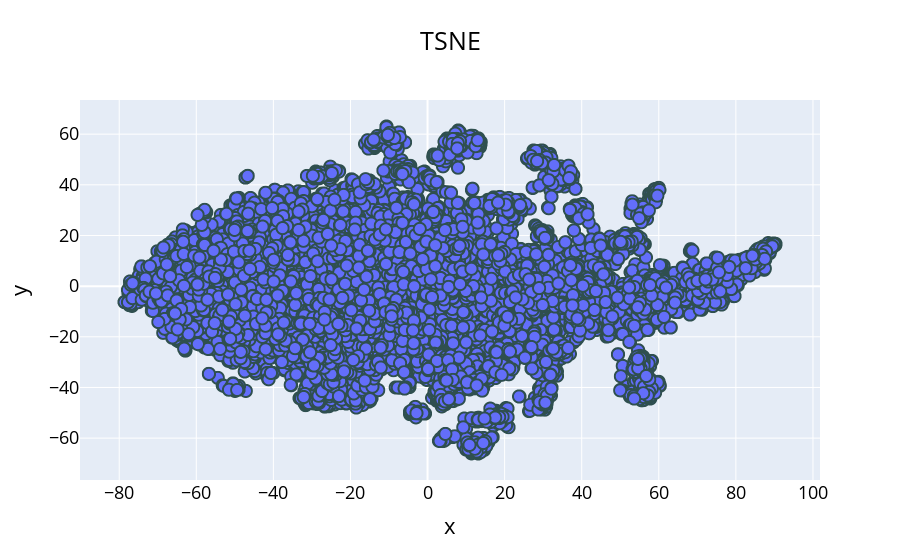

Notebook code cell kept with this figure:
### Markdown cell above
Let's do the same with t-sne, an algorithm specialized for visualizing high dimensional spaces, you can read more about it there : https://en.wikipedia.org/wiki/T-distributed_stochastic_neighbor_embedding

### Code cell
from sklearn.manifold import TSNE
sc = StandardScaler()
movieEmbedding = history.model.get_layer("q_i__movie_embedding").get_weights()
reshaped_embeddings = np.reshape(movieEmbedding,[nb_movies,k])
reshaped_embeddings = sc.fit_transform(reshaped_embeddings)
tsne = TSNE(n_components=2)
tsne_results = tsne.fit_transform(reshaped_embeddings)
X_array = np.array(X) 
fig = px.scatter( x=tsne_results[:,0], y=tsne_results[:,1], title="TSNE")
fig.update_traces(
    hovertemplate=
    'Title = %{customdata}',
    customdata = movies.loc[movies.movieId.isin(X_array[ 1,:]), 'title']
)
fig.update_traces(mode="markers",marker=dict(size=12,
            line=dict(width=2, color='DarkSlateGrey')))
fig.update_layout(title_x=0.5,font=dict( size=18,         # the desired font size for most text
        color="black"    # font color
            ))
# fig.show()

### Figure 1 — Plotly figure (JSON) as saved in the notebook; plotly's stock layout.template omitted (floating-point values rounded to 4 significant figures; data arrays with more than 128 entries replaced by an {"elided": "..."} marker saying what was removed)
{"data": [{"customdata": {"elided": "9724 str values"}, "hovertemplate": "Title = %{customdata}", "legendgroup": "", "marker": {"color": "#636efa", "line": {"color": "DarkSlateGrey", "width": 2}, "size": 12, "symbol": "circle"}, "mode": "markers", "name": "", "showlegend": false, "type": "scattergl", "x": {"elided": "9724 float values"}, "xaxis": "x", "y": {"elided": "9724 float values"}, "yaxis": "y"}], "layout": {"font": {"color": "black", "size": 18}, "legend": {"tracegroupgap": 0}, "title": {"text": "TSNE", "x": 0.5}, "xaxis": {"anchor": "y", "domain": [0, 1], "title": {"text": "x"}}, "yaxis": {"anchor": "x", "domain": [0, 1], "title": {"text": "y"}}}}
